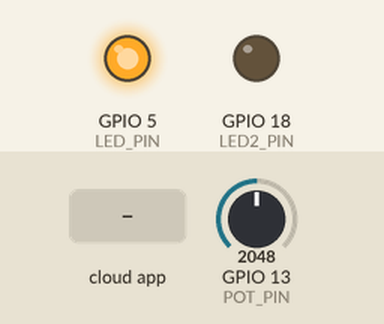
Bench run of a sketch on a simulated ESP32. Parts: output pins drawn as LEDs (lit = HIGH). The test bench sets the inputs (shaded band); at power-on: GPIO 13 (POT_PIN) = 2048. The ROS host is connected and sends only what is stated.

Above: at 3.2 s.
3.3 s: the phone or cloud app sets pwm_duty_cycle to -100
At 4.5 s:
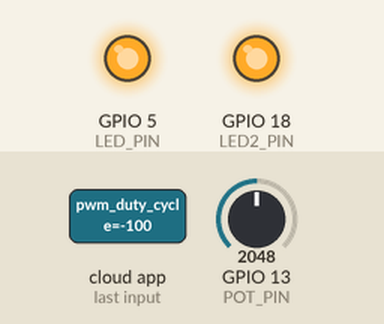
4.8 s: the phone or cloud app sets pwm_duty_cycle to 0
At 6.0 s:
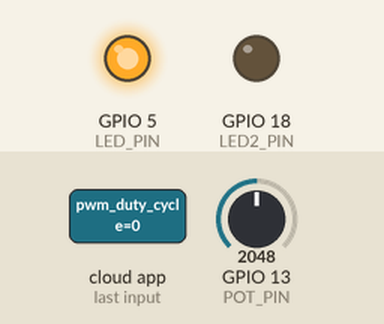
6.3 s: the phone or cloud app sets pwm_duty_cycle to 100
At 7.2 s:
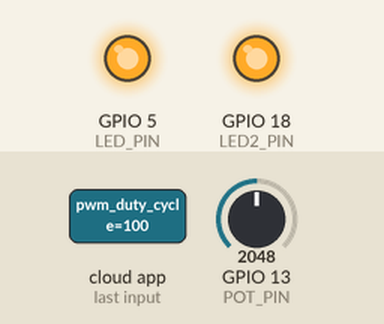
Timing chart, 0 to 9.3 s (numbered marks = the images above; inputs shaded):
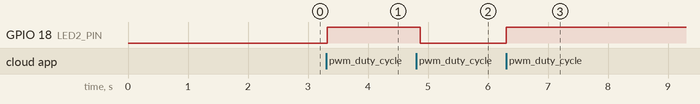

Measured:
- after the input at 3.3 s, GPIO 18 (LED2_PIN): LOW → HIGH at once
- after the input at 4.8 s, GPIO 18 (LED2_PIN): HIGH → LOW after 0.07 s
- after the input at 6.3 s, GPIO 18 (LED2_PIN): LOW → HIGH at once

The sketch:

Challenge3.ino
```cpp
#include <micro_ros_arduino.h>
#include <stdio.h>
#include <rcl/rcl.h>
#include <rcl/error_handling.h>
#include <rclc/rclc.h>
#include <rclc/executor.h>
#include <std_msgs/msg/int32.h>
#include <std_msgs/msg/float32.h>

rcl_publisher_t publisher_pot;
rcl_publisher_t publisher_voltage;
rcl_subscription_t subscription_pwm;
std_msgs__msg__Float32 msg_pot;
std_msgs__msg__Float32 msg_pwm;
rclc_executor_t executor;
rclc_support_t support;
rcl_allocator_t allocator;
rcl_node_t node;
rcl_timer_t timer_1;  // Changed timer name to timer_1
rcl_timer_t timer_2;  // Added timer_2

#define LED_PIN 5
#define POT_PIN 13
//#define PWM_PIN 15
#define LED2_PIN 18

#define PWM_CHANNEL 0
#define PWM_RESOLUTION 8
#define PWM_FREQUENCY 5000


#define RCCHECK(fn) { rcl_ret_t temp_rc = fn; if((temp_rc != RCL_RET_OK)){error_loop();}}
#define RCSOFTCHECK(fn) { rcl_ret_t temp_rc = fn; if((temp_rc != RCL_RET_OK)){}}

void error_loop(){
  while(1){
    digitalWrite(LED_PIN, !digitalRead(LED_PIN));
    delay(100);
  }
}

void timer_callback_1(rcl_timer_t * timer, int64_t last_call_time)
{
  RCLC_UNUSED(last_call_time);
  if (timer != NULL) {
    int32_t pot_value = analogRead(POT_PIN);
    msg_pot.data = pot_value;
    RCSOFTCHECK(rcl_publish(&publisher_pot, &msg_pot, NULL));
  }
}

void timer_callback_2(rcl_timer_t * timer, int64_t last_call_time)
{
  RCLC_UNUSED(last_call_time);
  if (timer != NULL) {
    int32_t pot_value = analogRead(POT_PIN);
    msg_pot.data = pot_value;
    RCSOFTCHECK(rcl_publish(&publisher_pot, &msg_pot, NULL));

    float voltage = pot_value * (3.3 / 4095.0);
    msg_pot.data = static_cast<float_t>(voltage);
    RCSOFTCHECK(rcl_publish(&publisher_voltage, &msg_pot, NULL));
  }
}

void subscription_callback(const void *msgin){
  const std_msgs__msg__Float32 * msg = static_cast<const std_msgs__msg__Float32 *>(msgin);
  int pwm_value = (int)(msg->data*255.0f/100.0f);                                               //Para hacer cast manera rapida
  ledcWrite(PWM_CHANNEL, pwm_value);
  /*if (pwm_value <= 0 || pwm_value > 100){
    ledcWrite(PWM_CHANNEL, 0);
  //} else {
    ledcWrite(PWM_CHANNEL, static_cast<int>(pwm_value * 2.55));  // Map PWM value to 0-255 range
  } */
}

void setup() {
  ledcSetup(PWM_CHANNEL,PWM_FREQUENCY, PWM_RESOLUTION); //CONFIGURE LED PWM FUNCT
  ledcAttachPin(LED2_PIN, PWM_CHANNEL);                //ATACH THE CHANNERL TO THE GPIO
  set_microros_transports();

  pinMode(LED_PIN, OUTPUT);
  //pinMode(LED2_PIN, OUTPUT);

  digitalWrite(LED_PIN, HIGH);
  //digitalWrite(LED2_PIN, HIGH);

  delay(2000);

  allocator = rcl_get_default_allocator();

  RCCHECK(rclc_support_init(&support, 0, NULL, &allocator));

  RCCHECK(rclc_node_init_default(&node, "micro_ros_esp32_node", "", &support));

  RCCHECK(rclc_publisher_init_default(
    &publisher_pot,
    &node,
    ROSIDL_GET_MSG_TYPE_SUPPORT(std_msgs, msg, Int32),
    "micro_ros_esp32/pot"));

  RCCHECK(rclc_publisher_init_default(
    &publisher_voltage,
    &node,
    ROSIDL_GET_MSG_TYPE_SUPPORT(std_msgs, msg, Float32),
    "micro_ros_esp32/voltage"));

  RCCHECK(rclc_subscription_init_default(
    &subscription_pwm,
    &node,
    ROSIDL_GET_MSG_TYPE_SUPPORT(std_msgs, msg, Float32),
    "/micro_ros_esp32/pwm_duty_cycle"));

  const unsigned int timer_1_timeout = 10;
  RCCHECK(rclc_timer_init_default(
    &timer_1,
    &support,
    RCL_MS_TO_NS(timer_1_timeout),
    timer_callback_1));

  const unsigned int timer_2_timeout = 100;
  RCCHECK(rclc_timer_init_default(
    &timer_2,
    &support,
    RCL_MS_TO_NS(timer_2_timeout),
    timer_callback_2));

  RCCHECK(rclc_executor_init(&executor, &support.context, 3, &allocator));
  RCCHECK(rclc_executor_add_subscription(&executor, &subscription_pwm, &msg_pwm, &subscription_callback, ON_NEW_DATA));
  RCCHECK(rclc_executor_add_timer(&executor, &timer_1));
  RCCHECK(rclc_executor_add_timer(&executor, &timer_2));

  msg_pot.data = 0;
}

void loop() {
  delay(100);
  RCSOFTCHECK(rclc_executor_spin_some(&executor, RCL_MS_TO_NS(100)));
}
```
